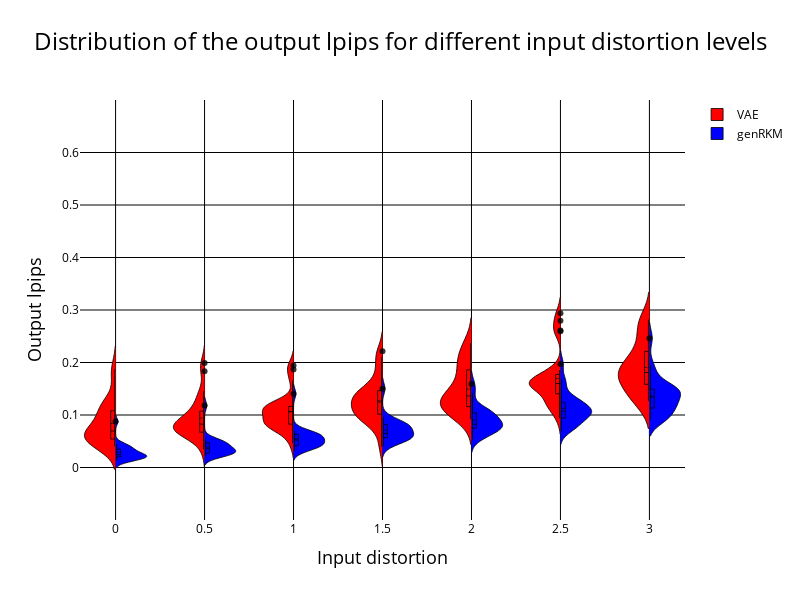

Here is the notebook cell this chart was saved with:
### Code cell
traces = []

for i in range(len(reference_points)):

    # Create a trace for the holiday distribution
    trace1 = go.Violin(
        x=reference_matrix[i],
        y=Lists_close_lpips_VAE_t[i],
        name='VAE' if i == 0 else None,
        side='negative',
        box_visible=True,
        meanline_visible=True,
        #hovertemplate='Holiday<br>Noise Level: %{y.2f} dB(A)',
        #hoverlabel=dict(namelength=0),
        fillcolor='red',
        line=dict(color='rgba(0, 0, 0, 0.8)', width=1) ,
        showlegend=(i == 0) 
    )

    # Create a trace for the normal day distribution
    trace2 = go.Violin(
        x=reference_matrix[i], #to put the two graphs next to each other instead of separately
        y=Lists_close_lpips_genRKM_t[i],
        name='genRKM' if i == 0 else None,
        side='positive',
        box_visible=True,
        meanline_visible=True,
        #hovertemplate='Normal Day<br>Noise Level: %{y.2f} dB(A)',
        #hoverlabel=dict(namelength=0),
        fillcolor='blue',
        line=dict(color='rgba(0, 0, 0, 0.8)', width=1) ,
        showlegend=(i == 0)
    )

    traces.append(trace1)
    traces.append(trace2)

# Create the layout for the plot
layout_fig1 = go.Layout(
    title=dict(
        text='Distribution of the output lpips for different input distortion levels',
        x=0.5,
        xanchor='center',
        font=dict(color="black", size=24)
    ),
    title_font=dict(size=24, color="black"),  
    xaxis=dict(
        {'title': 'Input distortion'}, 
        range = [-0.2, 3.2],
        #ticktext = ["false",'Holiday - Normal day'],
        title_font=dict(color="black", size = 18),
        tickfont=dict(color='black'),
        showticklabels=True, 
        tickvals = reference_points, 
        ticktext = reference_points,
        gridcolor='black'),
    yaxis=dict(
        {'title': 'Output lpips'},
        title_font=dict(color="black", size = 18),
        tickfont=dict(color="black"),
        #showticklabels=False,
        range = [-0.1, 0.7],
        tickvals=[0, 0.1, 0.2, 0.3, 0.4, 0.5, 0.6],
        gridcolor='black',
        zeroline=True,  # Ensure the zeroline is shown
        zerolinecolor='black',  # Set the color of the zeroline to black
        zerolinewidth=1  # Set the width of the zeroline
        ),
    violingap=0,  # Set the gap between violins to 0 for overlapping
    plot_bgcolor='white',  
    paper_bgcolor='white',  
    legend = dict(font=dict(color='black'))
)

layout_fig1.update(width=800, height=600)

# Create the figure and add the traces
fig1 = go.Figure(data=traces, layout=layout_fig1)

# Show the plot
fig1.show()

### Figure 1 — Plotly figure (JSON) as saved in the notebook; plotly's stock layout.template omitted (floating-point values rounded to 4 significant figures)
{"data": [{"box": {"visible": true}, "fillcolor": "red", "line": {"color": "rgba(0, 0, 0, 0.8)", "width": 1}, "meanline": {"visible": true}, "name": "VAE", "showlegend": true, "side": "negative", "type": "violin", "x": [0, 0, 0, 0, 0, 0, 0, 0, 0, 0, 0, 0, 0, 0, 0, 0, 0, 0, 0, 0, 0, 0, 0, 0, 0], "y": [0.1185, 0.06302, 0.1001, 0.06961, 0.04766, 0.05336, 0.08077, 0.04951, 0.178, 0.06154, 0.06998, 0.05444, 0.1871, 0.1183, 0.04057, 0.1241, 0.05321, 0.1054, 0.117, 0.042, 0.06327, 0.1037, 0.05875, 0.07413, 0.06068]}, {"box": {"visible": true}, "fillcolor": "blue", "line": {"color": "rgba(0, 0, 0, 0.8)", "width": 1}, "meanline": {"visible": true}, "name": "genRKM", "showlegend": true, "side": "positive", "type": "violin", "x": [0, 0, 0, 0, 0, 0, 0, 0, 0, 0, 0, 0, 0, 0, 0, 0, 0, 0, 0, 0, 0, 0, 0, 0, 0], "y": [0.04474, 0.02183, 0.02032, 0.01246, 0.02038, 0.01677, 0.03477, 0.0214, 0.08753, 0.01932, 0.02705, 0.01231, 0.03493, 0.03702, 0.02111, 0.03603, 0.02086, 0.04434, 0.04276, 0.02413, 0.01924, 0.03216, 0.01369, 0.02744, 0.02704]}, {"box": {"visible": true}, "fillcolor": "red", "line": {"color": "rgba(0, 0, 0, 0.8)", "width": 1}, "meanline": {"visible": true}, "showlegend": false, "side": "negative", "type": "violin", "x": [0.5, 0.5, 0.5, 0.5, 0.5, 0.5, 0.5, 0.5, 0.5, 0.5, 0.5, 0.5, 0.5, 0.5, 0.5, 0.5, 0.5, 0.5, 0.5, 0.5, 0.5, 0.5, 0.5, 0.5, 0.5], "y": [0.1045, 0.08467, 0.06757, 0.1155, 0.08648, 0.06143, 0.07456, 0.06604, 0.1991, 0.08253, 0.07493, 0.05806, 0.1834, 0.09979, 0.06514, 0.1372, 0.08109, 0.08683, 0.1221, 0.07583, 0.07975, 0.1452, 0.035, 0.066, 0.1016]}, {"box": {"visible": true}, "fillcolor": "blue", "line": {"color": "rgba(0, 0, 0, 0.8)", "width": 1}, "meanline": {"visible": true}, "showlegend": false, "side": "positive", "type": "violin", "x": [0.5, 0.5, 0.5, 0.5, 0.5, 0.5, 0.5, 0.5, 0.5, 0.5, 0.5, 0.5, 0.5, 0.5, 0.5, 0.5, 0.5, 0.5, 0.5, 0.5, 0.5, 0.5, 0.5, 0.5, 0.5], "y": [0.05325, 0.03185, 0.02762, 0.02149, 0.02446, 0.0282, 0.04138, 0.03155, 0.1179, 0.02661, 0.03784, 0.02667, 0.04698, 0.04905, 0.02854, 0.04575, 0.02963, 0.05079, 0.05203, 0.03929, 0.026, 0.04716, 0.02549, 0.0382, 0.0365]}, {"box": {"visible": true}, "fillcolor": "red", "line": {"color": "rgba(0, 0, 0, 0.8)", "width": 1}, "meanline": {"visible": true}, "showlegend": false, "side": "negative", "type": "violin", "x": [1, 1, 1, 1, 1, 1, 1, 1, 1, 1, 1, 1, 1, 1, 1, 1, 1, 1, 1, 1, 1, 1, 1, 1, 1], "y": [0.1139, 0.1068, 0.0898, 0.06672, 0.07566, 0.04605, 0.08237, 0.08518, 0.1942, 0.09407, 0.08541, 0.1167, 0.1866, 0.1163, 0.09355, 0.1162, 0.08269, 0.1093, 0.1114, 0.08101, 0.07043, 0.1656, 0.1193, 0.1281, 0.1122]}, {"box": {"visible": true}, "fillcolor": "blue", "line": {"color": "rgba(0, 0, 0, 0.8)", "width": 1}, "meanline": {"visible": true}, "showlegend": false, "side": "positive", "type": "violin", "x": [1, 1, 1, 1, 1, 1, 1, 1, 1, 1, 1, 1, 1, 1, 1, 1, 1, 1, 1, 1, 1, 1, 1, 1, 1], "y": [0.06471, 0.04515, 0.0413, 0.03762, 0.03196, 0.05248, 0.05324, 0.04681, 0.1403, 0.04131, 0.05389, 0.06054, 0.0636, 0.06906, 0.04163, 0.05827, 0.03932, 0.06291, 0.06233, 0.0635, 0.03584, 0.06906, 0.04103, 0.05008, 0.05097]}, {"box": {"visible": true}, "fillcolor": "red", "line": {"color": "rgba(0, 0, 0, 0.8)", "width": 1}, "meanline": {"visible": true}, "showlegend": false, "side": "negative", "type": "violin", "x": [1.5, 1.5, 1.5, 1.5, 1.5, 1.5, 1.5, 1.5, 1.5, 1.5, 1.5, 1.5, 1.5, 1.5, 1.5, 1.5, 1.5, 1.5, 1.5, 1.5, 1.5, 1.5, 1.5, 1.5, 1.5], "y": [0.1371, 0.1281, 0.1152, 0.1903, 0.1023, 0.08483, 0.09597, 0.1086, 0.2215, 0.1037, 0.09314, 0.0396, 0.2107, 0.1519, 0.1051, 0.1457, 0.1377, 0.1248, 0.1243, 0.1489, 0.07172, 0.1717, 0.09871, 0.1351, 0.135]}, {"box": {"visible": true}, "fillcolor": "blue", "line": {"color": "rgba(0, 0, 0, 0.8)", "width": 1}, "meanline": {"visible": true}, "showlegend": false, "side": "positive", "type": "violin", "x": [1.5, 1.5, 1.5, 1.5, 1.5, 1.5, 1.5, 1.5, 1.5, 1.5, 1.5, 1.5, 1.5, 1.5, 1.5, 1.5, 1.5, 1.5, 1.5, 1.5, 1.5, 1.5, 1.5, 1.5, 1.5], "y": [0.07742, 0.0651, 0.05376, 0.05333, 0.04095, 0.07526, 0.06453, 0.06416, 0.15, 0.0527, 0.0735, 0.08154, 0.08624, 0.08683, 0.058, 0.07538, 0.04918, 0.08161, 0.07644, 0.09589, 0.0502, 0.08836, 0.05759, 0.06252, 0.06039]}, {"box": {"visible": true}, "fillcolor": "red", "line": {"color": "rgba(0, 0, 0, 0.8)", "width": 1}, "meanline": {"visible": true}, "showlegend": false, "side": "negative", "type": "violin", "x": [2, 2, 2, 2, 2, 2, 2, 2, 2, 2, 2, 2, 2, 2, 2, 2, 2, 2, 2, 2, 2, 2, 2, 2, 2], "y": [0.1743, 0.1373, 0.1282, 0.2021, 0.09963, 0.09216, 0.1101, 0.2017, 0.2186, 0.1306, 0.1591, 0.1364, 0.2301, 0.1826, 0.1174, 0.1375, 0.1164, 0.1263, 0.1492, 0.1075, 0.1075, 0.237, 0.1968, 0.1145, 0.1209]}, {"box": {"visible": true}, "fillcolor": "blue", "line": {"color": "rgba(0, 0, 0, 0.8)", "width": 1}, "meanline": {"visible": true}, "showlegend": false, "side": "positive", "type": "violin", "x": [2, 2, 2, 2, 2, 2, 2, 2, 2, 2, 2, 2, 2, 2, 2, 2, 2, 2, 2, 2, 2, 2, 2, 2, 2], "y": [0.0929, 0.08255, 0.07255, 0.07657, 0.05278, 0.09254, 0.07847, 0.08189, 0.1589, 0.06343, 0.09726, 0.111, 0.1122, 0.1045, 0.07584, 0.09811, 0.06109, 0.1042, 0.08977, 0.1412, 0.06561, 0.1111, 0.07959, 0.08026, 0.06956]}, {"box": {"visible": true}, "fillcolor": "red", "line": {"color": "rgba(0, 0, 0, 0.8)", "width": 1}, "meanline": {"visible": true}, "showlegend": false, "side": "negative", "type": "violin", "x": [2.5, 2.5, 2.5, 2.5, 2.5, 2.5, 2.5, 2.5, 2.5, 2.5, 2.5, 2.5, 2.5, 2.5, 2.5, 2.5, 2.5, 2.5, 2.5, 2.5, 2.5, 2.5, 2.5, 2.5, 2.5], "y": [0.1857, 0.1627, 0.1311, 0.1552, 0.1225, 0.1126, 0.1254, 0.159, 0.2797, 0.146, 0.16, 0.2939, 0.2607, 0.1567, 0.1163, 0.1606, 0.1686, 0.1682, 0.1588, 0.1851, 0.09391, 0.2595, 0.1436, 0.1747, 0.1627]}, {"box": {"visible": true}, "fillcolor": "blue", "line": {"color": "rgba(0, 0, 0, 0.8)", "width": 1}, "meanline": {"visible": true}, "showlegend": false, "side": "positive", "type": "violin", "x": [2.5, 2.5, 2.5, 2.5, 2.5, 2.5, 2.5, 2.5, 2.5, 2.5, 2.5, 2.5, 2.5, 2.5, 2.5, 2.5, 2.5, 2.5, 2.5, 2.5, 2.5, 2.5, 2.5, 2.5, 2.5], "y": [0.1074, 0.1012, 0.09501, 0.1094, 0.06854, 0.1136, 0.09158, 0.1069, 0.1678, 0.07749, 0.1236, 0.1584, 0.1374, 0.1244, 0.0996, 0.1222, 0.07632, 0.124, 0.1057, 0.1973, 0.08185, 0.1336, 0.11, 0.09877, 0.08296]}, {"box": {"visible": true}, "fillcolor": "red", "line": {"color": "rgba(0, 0, 0, 0.8)", "width": 1}, "meanline": {"visible": true}, "showlegend": false, "side": "negative", "type": "violin", "x": [3, 3, 3, 3, 3, 3, 3, 3, 3, 3, 3, 3, 3, 3, 3, 3, 3, 3, 3, 3, 3, 3, 3, 3, 3], "y": [0.2059, 0.1919, 0.1263, 0.2761, 0.1537, 0.1324, 0.1282, 0.1961, 0.2818, 0.166, 0.1809, 0.1601, 0.2746, 0.2391, 0.138, 0.1779, 0.1718, 0.1792, 0.1735, 0.1858, 0.1312, 0.2204, 0.2637, 0.1882, 0.224]}, {"box": {"visible": true}, "fillcolor": "blue", "line": {"color": "rgba(0, 0, 0, 0.8)", "width": 1}, "meanline": {"visible": true}, "showlegend": false, "side": "positive", "type": "violin", "x": [3, 3, 3, 3, 3, 3, 3, 3, 3, 3, 3, 3, 3, 3, 3, 3, 3, 3, 3, 3, 3, 3, 3, 3, 3], "y": [0.1249, 0.1177, 0.1204, 0.1489, 0.09107, 0.145, 0.1083, 0.1343, 0.1782, 0.09191, 0.1479, 0.1953, 0.1647, 0.1444, 0.1214, 0.1465, 0.09014, 0.1524, 0.1249, 0.2462, 0.1015, 0.1506, 0.1429, 0.1149, 0.09617]}], "layout": {"height": 600, "legend": {"font": {"color": "black"}}, "paper_bgcolor": "white", "plot_bgcolor": "white", "title": {"font": {"color": "black", "size": 24}, "text": "Distribution of the output lpips for different input distortion levels", "x": 0.5, "xanchor": "center"}, "violingap": 0, "width": 800, "xaxis": {"gridcolor": "black", "range": [-0.2, 3.2], "showticklabels": true, "tickfont": {"color": "black"}, "ticktext": [0, 0.5, 1, 1.5, 2, 2.5, 3], "tickvals": [0, 0.5, 1, 1.5, 2, 2.5, 3], "title": {"font": {"color": "black", "size": 18}, "text": "Input distortion"}}, "yaxis": {"gridcolor": "black", "range": [-0.1, 0.7], "tickfont": {"color": "black"}, "tickvals": [0, 0.1, 0.2, 0.3, 0.4, 0.5, 0.6], "title": {"font": {"color": "black", "size": 18}, "text": "Output lpips"}, "zeroline": true, "zerolinecolor": "black", "zerolinewidth": 1}}}
